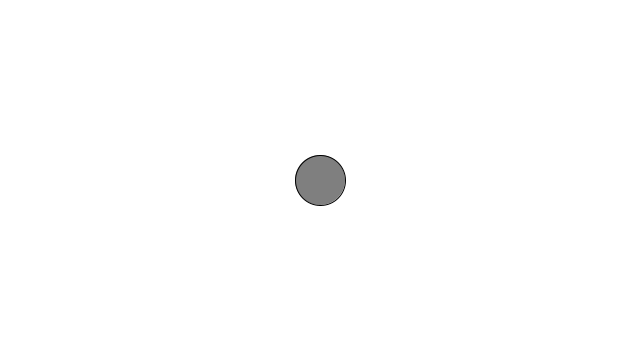
Frame 1 (no input)
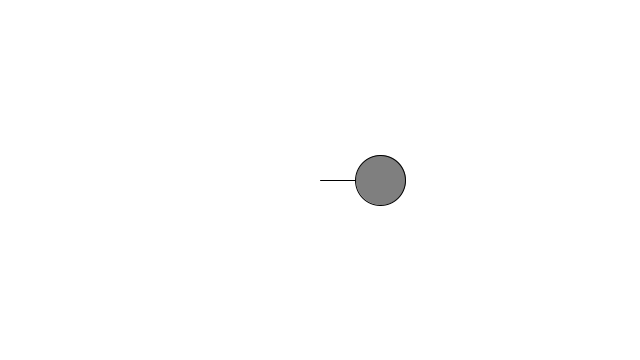
Frame 60 (the mouse pressed at the canvas centre just before this capture)
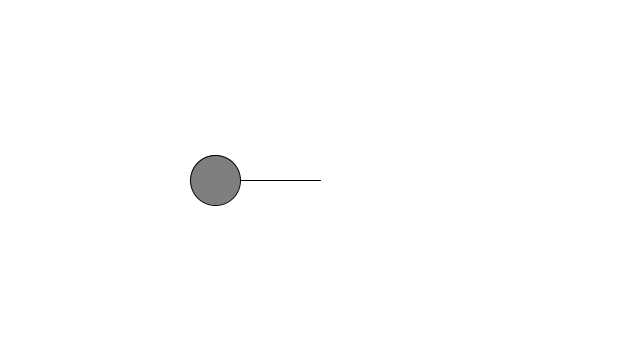
Frame 120 (the mouse held since frame 60 and released just before this capture)

The Processing sketch that drew these frames (run headless with seeded random() and noise(); from frame 60 on, the mouse is pressed at the canvas centre):

// Processing sketch: simpleHarmMotion02
// ── simpleHarmMotion02.pde
float amp = 0;
float a = 0;

void setup() {
  size(640, 360);
  amp = width/2;
}

void draw() {
  background(255);
  translate(width/2, height/2);
  
  float x = amp * sin(a);
  fill(127);
  stroke(0);
  line(0,0,x,0);
  ellipse(x, 0, 50, 50);
  
  a += 0.05;
}
